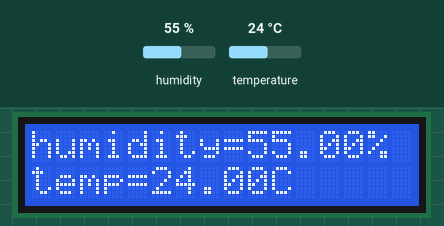
Simulated run of this sketch. Board: Arduino Uno, built with avr-gcc and run on an emulated ATmega328P. Shown: 16×2 character LCD. The test bench sets the inputs (shaded band); at power-on: humidity 55 %, temperature 24 °C. What the sketch prints to the serial monitor is not drawn.

Above: at 2.7 s.
2.8 s: humidity set to 22 %
At 4.0 s:
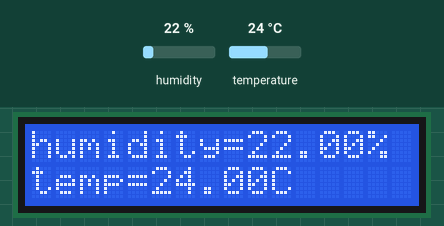
5.1 s: temperature set to 12 °C
At 6.3 s:
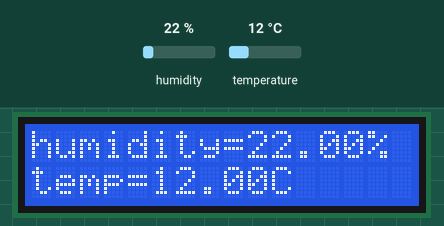
7.2 s: humidity set to 40 %
At 8.7 s:
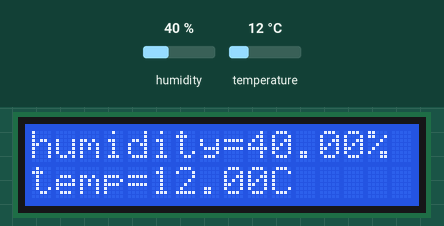
9.2 s: temperature set to 19 °C
At 11.1 s:
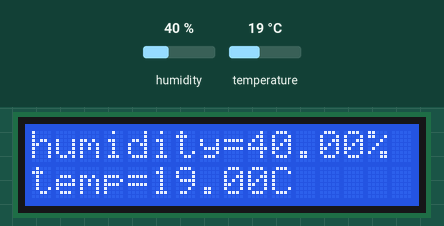
Timing chart, 0 to 12.3 s (numbered marks = the images above; inputs shaded):
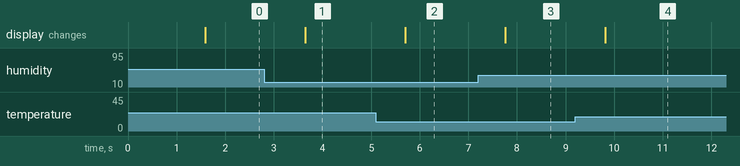

The sketch:

lcd_tem_sensor.ino
```cpp
#include "dht.h"
#define dht_apin A0 // Analog Pin sensor is connected to
 #include <LiquidCrystal.h>
dht DHT;
const int rs = 12, en = 11, d4 = 5, d5 = 4, d6 = 3, d7 = 2;
LiquidCrystal lcd(rs, en, d4, d5, d6, d7);


void setup(){
 lcd.begin(16, 2);
  Serial.begin(9600);
  delay(500);//Delay to let system boot
  Serial.println("DHT11 Humidity & temperature Sensor\n\n");
  delay(1000);//Wait before accessing Sensor

}//end "setup()"

void loop(){
  //Start of Program

    DHT.read11(dht_apin);

  lcd.setCursor(0, 0);
  lcd.print("humidity=");
    lcd.print(DHT.humidity) ;
    lcd.print("%");

  lcd.setCursor(0, 1);
    lcd.print("temp=");
    lcd.print(DHT.temperature );
      lcd.print("C");
    delay(1000);//Wait 5 seconds before accessing sensor again.

  //Fastest should be once every two seconds.

}// end loop()
```

Measured:
- after the input at 2.8 s, the display: changes after 0.85 s (image 1)
- after the input at 5.1 s, the display: changes after 0.60 s (image 2)
- after the input at 7.2 s, the display: changes after 0.56 s (image 3)
- after the input at 9.2 s, the display: changes after 0.61 s (image 4)
